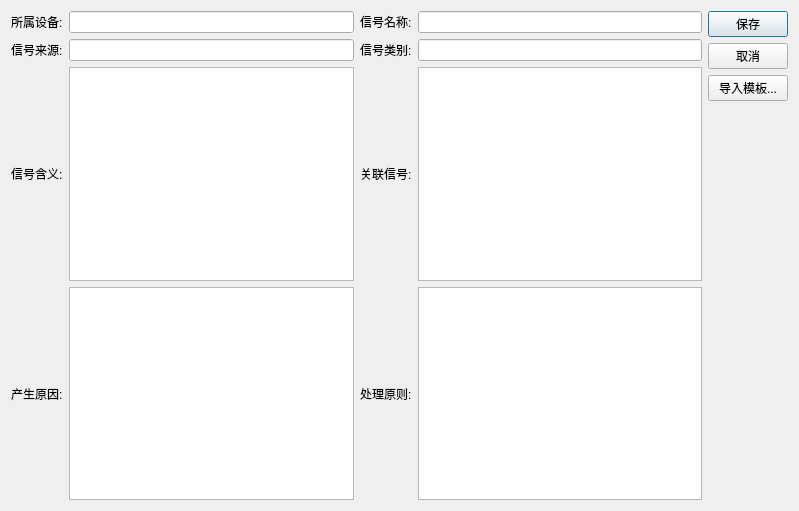
<?xml version="1.0" encoding="UTF-8"?>
<ui version="4.0">
 <class>AddSignalDialog</class>
 <widget class="QDialog" name="AddSignalDialog">
  <property name="geometry">
   <rect>
    <x>0</x>
    <y>0</y>
    <width>799</width>
    <height>511</height>
   </rect>
  </property>
  <property name="windowTitle">
   <string>Dialog</string>
  </property>
  <layout class="QHBoxLayout" name="horizontalLayout">
   <item>
    <layout class="QGridLayout" name="gridLayout">
     <item row="0" column="0">
      <widget class="QLabel" name="label_4">
       <property name="text">
        <string>所属设备:</string>
       </property>
      </widget>
     </item>
     <item row="0" column="1">
      <widget class="QLineEdit" name="lineEdit_SignalDevice">
       <property name="enabled">
        <bool>true</bool>
       </property>
       <property name="text">
        <string/>
       </property>
      </widget>
     </item>
     <item row="0" column="2">
      <widget class="QLabel" name="label_5">
       <property name="text">
        <string>信号名称:</string>
       </property>
      </widget>
     </item>
     <item row="0" column="3">
      <widget class="QLineEdit" name="lineEdit_SignalName">
       <property name="enabled">
        <bool>true</bool>
       </property>
      </widget>
     </item>
     <item row="1" column="0">
      <widget class="QLabel" name="label_7">
       <property name="text">
        <string>信号来源:</string>
       </property>
      </widget>
     </item>
     <item row="1" column="1">
      <widget class="QLineEdit" name="lineEdit_SignalFrom">
       <property name="enabled">
        <bool>true</bool>
       </property>
      </widget>
     </item>
     <item row="1" column="2">
      <widget class="QLabel" name="label_6">
       <property name="text">
        <string>信号类别:</string>
       </property>
      </widget>
     </item>
     <item row="1" column="3">
      <widget class="QLineEdit" name="lineEdit_SignalType">
       <property name="enabled">
        <bool>true</bool>
       </property>
      </widget>
     </item>
     <item row="2" column="0">
      <widget class="QLabel" name="label_9">
       <property name="text">
        <string>信号含义:</string>
       </property>
      </widget>
     </item>
     <item row="2" column="1">
      <widget class="QTextEdit" name="textEdit_SignalMeaning">
       <property name="enabled">
        <bool>true</bool>
       </property>
       <property name="readOnly">
        <bool>false</bool>
       </property>
      </widget>
     </item>
     <item row="2" column="2">
      <widget class="QLabel" name="label_8">
       <property name="text">
        <string>关联信号:</string>
       </property>
      </widget>
     </item>
     <item row="2" column="3">
      <widget class="QTextEdit" name="textEdit_SignalConnected">
       <property name="enabled">
        <bool>true</bool>
       </property>
      </widget>
     </item>
     <item row="3" column="0">
      <widget class="QLabel" name="label_11">
       <property name="text">
        <string>产生原因:</string>
       </property>
      </widget>
     </item>
     <item row="3" column="1">
      <widget class="QTextEdit" name="textEdit_SignalReason">
       <property name="enabled">
        <bool>true</bool>
       </property>
       <property name="readOnly">
        <bool>false</bool>
       </property>
      </widget>
     </item>
     <item row="3" column="2">
      <widget class="QLabel" name="label_10">
       <property name="text">
        <string>处理原则:</string>
       </property>
      </widget>
     </item>
     <item row="3" column="3">
      <widget class="QTextEdit" name="textEdit_SignalHandler">
       <property name="enabled">
        <bool>true</bool>
       </property>
      </widget>
     </item>
    </layout>
   </item>
   <item>
    <layout class="QVBoxLayout" name="verticalLayout_2">
     <item>
      <layout class="QVBoxLayout" name="verticalLayout">
       <item>
        <widget class="QPushButton" name="pushButton_Save">
         <property name="text">
          <string>保存</string>
         </property>
        </widget>
       </item>
       <item>
        <widget class="QPushButton" name="pushButton_Cancel">
         <property name="text">
          <string>取消</string>
         </property>
        </widget>
       </item>
       <item>
        <widget class="QPushButton" name="pushButton_importTemplate">
         <property name="text">
          <string>导入模板...</string>
         </property>
        </widget>
       </item>
      </layout>
     </item>
     <item>
      <spacer name="verticalSpacer">
       <property name="orientation">
        <enum>Qt::Vertical</enum>
       </property>
       <property name="sizeHint" stdset="0">
        <size>
         <width>20</width>
         <height>40</height>
        </size>
       </property>
      </spacer>
     </item>
    </layout>
   </item>
  </layout>
 </widget>
 <resources/>
 <connections/>
</ui>
